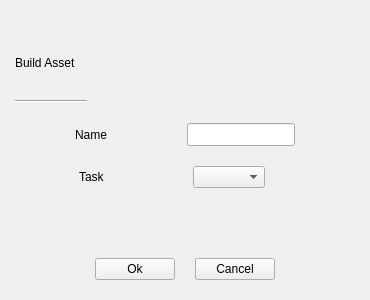
<?xml version="1.0" encoding="UTF-8"?>
<ui version="4.0">
 <class>toolPipe</class>
 <widget class="QMainWindow" name="toolPipe">
  <property name="geometry">
   <rect>
    <x>0</x>
    <y>0</y>
    <width>352</width>
    <height>300</height>
   </rect>
  </property>
  <property name="minimumSize">
   <size>
    <width>0</width>
    <height>0</height>
   </size>
  </property>
  <property name="maximumSize">
   <size>
    <width>352</width>
    <height>300</height>
   </size>
  </property>
  <property name="windowTitle">
   <string>Tool Pipeline</string>
  </property>
  <widget class="QWidget" name="centralwidget">
   <property name="minimumSize">
    <size>
     <width>0</width>
     <height>0</height>
    </size>
   </property>
   <layout class="QVBoxLayout" name="verticalLayout">
    <property name="spacing">
     <number>20</number>
    </property>
    <property name="leftMargin">
     <number>15</number>
    </property>
    <property name="topMargin">
     <number>20</number>
    </property>
    <property name="rightMargin">
     <number>15</number>
    </property>
    <property name="bottomMargin">
     <number>20</number>
    </property>
    <item>
     <layout class="QVBoxLayout" name="layoutBuild">
      <property name="spacing">
       <number>0</number>
      </property>
      <property name="topMargin">
       <number>5</number>
      </property>
      <item>
       <widget class="QLabel" name="buildAsset">
        <property name="maximumSize">
         <size>
          <width>500</width>
          <height>16777215</height>
         </size>
        </property>
        <property name="styleSheet">
         <string notr="true">font: 25pt &quot;MS Shell Dlg 2&quot;;</string>
        </property>
        <property name="text">
         <string>Build Asset</string>
        </property>
       </widget>
      </item>
      <item>
       <widget class="Line" name="line">
        <property name="maximumSize">
         <size>
          <width>72</width>
          <height>16777215</height>
         </size>
        </property>
        <property name="sizeIncrement">
         <size>
          <width>0</width>
          <height>0</height>
         </size>
        </property>
        <property name="font">
         <font>
          <weight>75</weight>
          <bold>true</bold>
         </font>
        </property>
        <property name="orientation">
         <enum>Qt::Horizontal</enum>
        </property>
       </widget>
      </item>
     </layout>
    </item>
    <item>
     <layout class="QHBoxLayout" name="layoutName">
      <property name="topMargin">
       <number>0</number>
      </property>
      <item>
       <spacer name="horizontalSpacer">
        <property name="orientation">
         <enum>Qt::Horizontal</enum>
        </property>
        <property name="sizeHint" stdset="0">
         <size>
          <width>50</width>
          <height>20</height>
         </size>
        </property>
       </spacer>
      </item>
      <item>
       <widget class="QLabel" name="name">
        <property name="styleSheet">
         <string notr="true">font: 12pt &quot;MS Shell Dlg 2&quot;;</string>
        </property>
        <property name="text">
         <string>Name</string>
        </property>
       </widget>
      </item>
      <item>
       <spacer name="spacerName">
        <property name="orientation">
         <enum>Qt::Horizontal</enum>
        </property>
        <property name="sizeHint" stdset="0">
         <size>
          <width>40</width>
          <height>20</height>
         </size>
        </property>
       </spacer>
      </item>
      <item>
       <widget class="QLineEdit" name="entry">
        <property name="enabled">
         <bool>true</bool>
        </property>
        <property name="minimumSize">
         <size>
          <width>50</width>
          <height>0</height>
         </size>
        </property>
        <property name="maximumSize">
         <size>
          <width>150</width>
          <height>23</height>
         </size>
        </property>
        <property name="styleSheet">
         <string notr="true">font: 12pt &quot;MS Shell Dlg 2&quot;;</string>
        </property>
       </widget>
      </item>
      <item>
       <spacer name="horizontalSpacer_2">
        <property name="orientation">
         <enum>Qt::Horizontal</enum>
        </property>
        <property name="sizeHint" stdset="0">
         <size>
          <width>40</width>
          <height>20</height>
         </size>
        </property>
       </spacer>
      </item>
     </layout>
    </item>
    <item>
     <layout class="QHBoxLayout" name="layoutTask">
      <property name="topMargin">
       <number>0</number>
      </property>
      <item>
       <spacer name="horizontalSpacer_3">
        <property name="orientation">
         <enum>Qt::Horizontal</enum>
        </property>
        <property name="sizeHint" stdset="0">
         <size>
          <width>30</width>
          <height>20</height>
         </size>
        </property>
       </spacer>
      </item>
      <item>
       <widget class="QLabel" name="task">
        <property name="minimumSize">
         <size>
          <width>30</width>
          <height>0</height>
         </size>
        </property>
        <property name="styleSheet">
         <string notr="true">font: 12pt &quot;MS Shell Dlg 2&quot;;</string>
        </property>
        <property name="text">
         <string>Task</string>
        </property>
       </widget>
      </item>
      <item>
       <spacer name="spacerTask">
        <property name="orientation">
         <enum>Qt::Horizontal</enum>
        </property>
        <property name="sizeHint" stdset="0">
         <size>
          <width>50</width>
          <height>20</height>
         </size>
        </property>
       </spacer>
      </item>
      <item>
       <widget class="QComboBox" name="choose">
        <property name="styleSheet">
         <string notr="true">font: 10pt &quot;MS Shell Dlg 2&quot;;</string>
        </property>
       </widget>
      </item>
      <item>
       <spacer name="horizontalSpacer_4">
        <property name="orientation">
         <enum>Qt::Horizontal</enum>
        </property>
        <property name="sizeHint" stdset="0">
         <size>
          <width>90</width>
          <height>20</height>
         </size>
        </property>
       </spacer>
      </item>
     </layout>
    </item>
    <item>
     <layout class="QHBoxLayout" name="layoutButton">
      <property name="leftMargin">
       <number>80</number>
      </property>
      <property name="topMargin">
       <number>50</number>
      </property>
      <property name="rightMargin">
       <number>80</number>
      </property>
      <item>
       <widget class="QPushButton" name="ok">
        <property name="styleSheet">
         <string notr="true">font: 10pt &quot;MS Shell Dlg 2&quot;;</string>
        </property>
        <property name="text">
         <string>Ok</string>
        </property>
       </widget>
      </item>
      <item>
       <spacer name="spacerButton">
        <property name="orientation">
         <enum>Qt::Horizontal</enum>
        </property>
        <property name="sizeHint" stdset="0">
         <size>
          <width>20</width>
          <height>20</height>
         </size>
        </property>
       </spacer>
      </item>
      <item>
       <widget class="QPushButton" name="cancel">
        <property name="styleSheet">
         <string notr="true">font: 10pt &quot;MS Shell Dlg 2&quot;;</string>
        </property>
        <property name="text">
         <string>Cancel</string>
        </property>
       </widget>
      </item>
     </layout>
    </item>
   </layout>
  </widget>
 </widget>
 <resources/>
 <connections/>
</ui>
